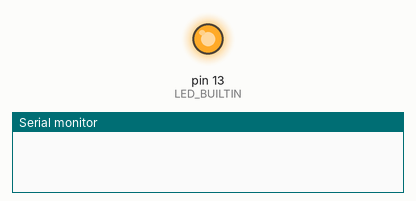
The sketch below on a simulated Arduino Mega 2560, built with avr-gcc and run on an emulated ATmega2560. Shown: output pins drawn as LEDs (lit = HIGH), the last lines printed to the serial monitor. Random numbers use the default seed unless the sketch sets one.

Above: at 0.2 s.
At 39.3 s:
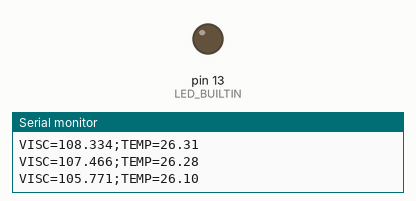
Timing chart, 0 to 40.0 s (numbered marks = the images above):
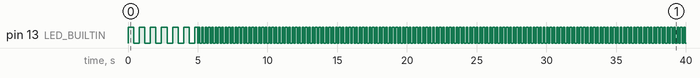

The sketch:

mega_viscosimetro_simulator.ino
```cpp
/*
  Simulador de telemetria para Arduino Mega (Q-VISC).

  Objetivo:
  - Probar el backend/frontend sin viscosimetro fisico.
  - Enviar datos serial en formato compatible con la app:
      VISC=<valor>;TEMP=<valor>
  - Opcionalmente inyectar errores:
      ERROR=<codigo>

  Configuracion recomendada:
  - Placa: Arduino Mega 2560
  - Baudrate: 9600 (igual que SerialManager por defecto)
*/

#include <Arduino.h>
#include <math.h>

// ------------------------------ Ajustes ------------------------------
static const unsigned long BAUD_RATE = 9600;
static const unsigned long STARTUP_SILENT_MS = 5000;   // no envia nada al inicio
static const unsigned long TELEMETRY_PERIOD_MS = 1000; // 1 mensaje por segundo

// Si es true, cada N tramas de telemetria se emite una trama de error.
static const bool ENABLE_PERIODIC_ERROR = true;
static const unsigned long ERROR_EVERY_N_FRAMES = 25;

// Rango base de simulacion (Q-VISC)
static const float BASE_VISC = 120.0f;   // cP
static const float AMPL_VISC = 18.0f;    // cP
static const float BASE_TEMP = 25.0f;    // C
static const float AMPL_TEMP = 1.8f;     // C
// ------------------------------ Estado ------------------------------
unsigned long bootMs = 0;
unsigned long lastTelemetryMs = 0;
unsigned long frameCount = 0;
float phase = 0.0f;

// ------------------------------ Utiles ------------------------------
float pseudoNoise(float minVal, float maxVal) {
  long r = random(0, 10001); // 0..10000
  float n = (float)r / 10000.0f;
  return minVal + (maxVal - minVal) * n;
}

void emitTelemetry(float visc, float temp) {
  // Formato parseable por la app actual:
  // - VISC y TEMP son claves obligatorias para marcar telemetria valida.
  Serial.print("VISC=");
  Serial.print(visc, 3);
  Serial.print(";TEMP=");
  Serial.println(temp, 2);
}

void emitError(const char* code) {
  Serial.print("ERROR=");
  Serial.println(code);
}

void blinkLed(unsigned long now) {
  // Patron de vida simple:
  // - Durante silencio inicial: parpadeo lento
  // - En envio normal: parpadeo rapido
  unsigned long interval = (now - bootMs < STARTUP_SILENT_MS) ? 400 : 120;
  bool on = ((now / interval) % 2) == 0;
  digitalWrite(LED_BUILTIN, on ? HIGH : LOW);
}

void setup() {
  pinMode(LED_BUILTIN, OUTPUT);
  Serial.begin(BAUD_RATE);

  // Seed simple para ruido pseudoaleatorio
  randomSeed((unsigned long)analogRead(A0) + micros());

  bootMs = millis();
  lastTelemetryMs = bootMs;
}

void loop() {
  unsigned long now = millis();
  blinkLed(now);

  // Ventana inicial sin telemetria: prueba estado "sin medicion detectada"
  if (now - bootMs < STARTUP_SILENT_MS) {
    return;
  }

  if (now - lastTelemetryMs < TELEMETRY_PERIOD_MS) {
    return;
  }

  lastTelemetryMs = now;
  frameCount++;

  if (ENABLE_PERIODIC_ERROR && (frameCount % ERROR_EVERY_N_FRAMES == 0)) {
    emitError("SIMULATED_SENSOR_TIMEOUT");
    return;
  }

  // Señales suaves para que el grafico se mueva de forma realista
  phase += 0.12f;

  float visc = BASE_VISC + AMPL_VISC * sin(phase) + pseudoNoise(-0.7f, 0.7f);
  float temp = BASE_TEMP + AMPL_TEMP * sin(phase * 0.6f) + pseudoNoise(-0.2f, 0.2f);
  // Limites de seguridad para no generar negativos
  if (visc < 1.0f) visc = 1.0f;
  if (temp < -10.0f) temp = -10.0f;

  emitTelemetry(visc, temp);
}
```

Measured:
- by itself, pin 13 (LED_BUILTIN): goes 6 × (HIGH 0.40 s, LOW 0.40 s), HIGH 0.20 s, LOW 0.04 s, 145 × (HIGH 0.12 s, LOW 0.12 s), HIGH 0.12 s, then LOW
